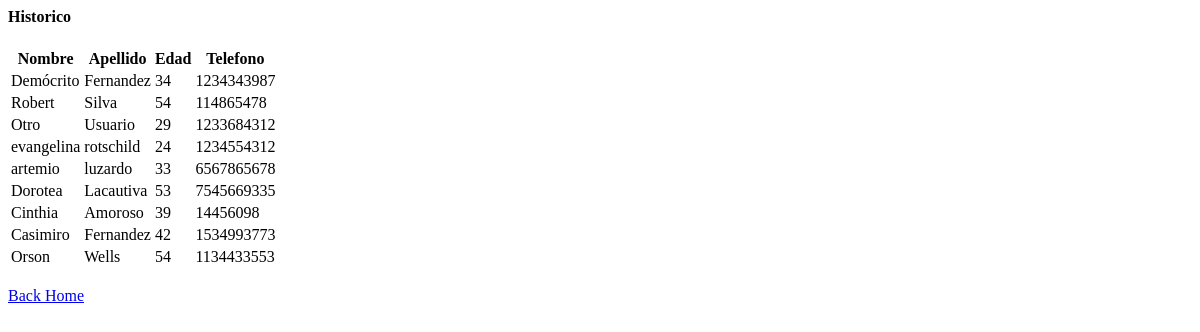
/historico/, run on an earlier commit of the app's database.
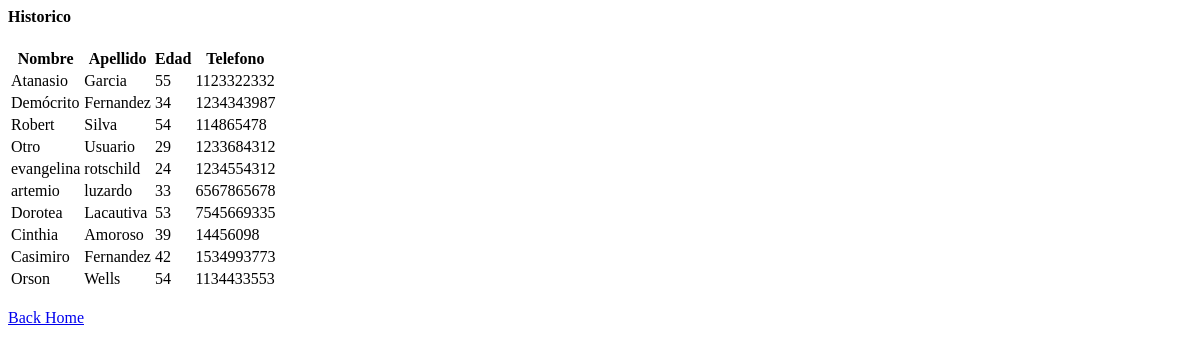
And on a later commit of the database.
### datos/models.py (models this page shows, shortened)
class DatosUsuario(models.Model):
    fecha_creacion = models.DateTimeField(auto_now_add=True)
    nombre = models.CharField(max_length=50)
    apellido = models.CharField(max_length=50)
    edad = models.IntegerField()
    telefono = models.IntegerField()
    class Meta:
        app_label = 'datos'
        verbose_name = 'Usuarios'

### datos/views.py (the view)
# urls.py: path('historico/', views.historico, name='historico'),
def historico(request):
    context = {}
    beirut = DatosUsuario.objects.all().order_by('-fecha_creacion')
    context['beirut'] = beirut
    return render(request, 'historico.html', context)

### datos/templates/historico.html
<h4>Historico</h4>
<div class="container">
    <table class="table">
        <thead>
          <tr>
            <th>Nombre</th>
            <th>Apellido</th>
            <th>Edad</th>
            <th>Telefono</th>
          </tr>
        </thead>
        <tbody>
            {% for beirut_for in beirut %}
                <tr>
                <td>{{ beirut_for.nombre }}</td>
                <td>{{ beirut_for.apellido }}</td>
                <td>{{ beirut_for.edad }}</td>
                <td>{{ beirut_for.telefono }}</td>
                </tr>
            {% endfor %}
        </tbody>
      </table>
    </div><br>
    <div>
    <a href = "{% url 'home' %}"> Back Home </a><br>
    </div>

What changed in the data, as far as the page shows it:
added DatosUsuario: nombre "Atanasio", apellido "Garcia", edad "55", telefono "1123322332"
